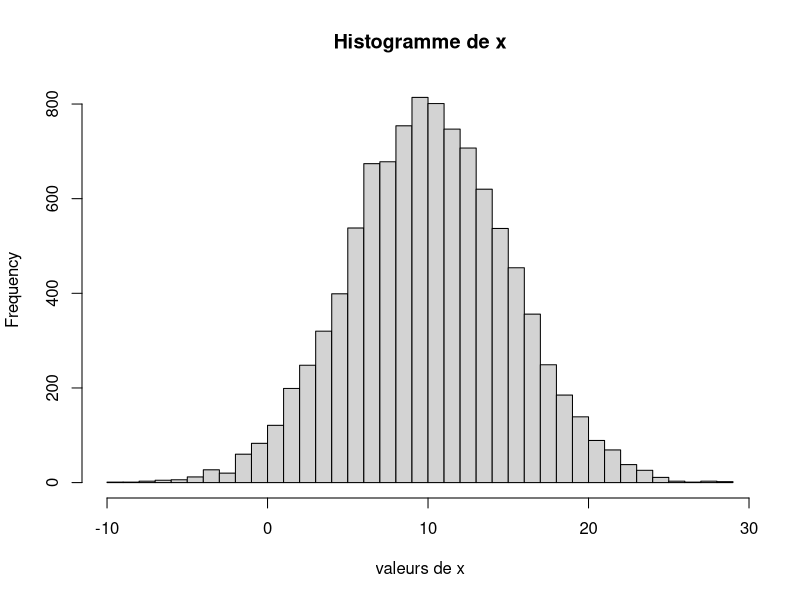

Recreate this plot in R. (Note: this script raises an error after producing the figure.)

##################################
# TP2 : Statistiques univariées
##################################





##################
#01 Statistiques univariées

# Génération de données synthétiques
x <-  rnorm(10000, 10,5)
hist(x, breaks=50, main="Histogramme de x", xlab="valeurs de x")

# Rappel: statistiques descriptives
summary(x)
quantile(x,seq(0.1,0.9,0.1))
mean(x)
sd(x)

###
# Exercice 1 : Calculer l'écart interquartile
quantile(x, 0.75) - quantile(x, 0.25)
IQ(x)


###
# Exercice 2 : Écrire une fonction qui calcule le mode d'une variable continue,
# prenant en argument un vecteur de valeurs, et un nombre d'intervalles qui discrétise son étendue. 


mode <- function(x, breaks = nclass.Sturges(x)) {
  h <- hist(x, breaks = breaks, plot = FALSE)
  mode_value <- h$mids[which.max(h$counts)]
  return(mode_value)
}






########################################
#02 Manipulation de dataframe avec le package dplyr

library(dplyr)


## Rappel : Enchainer les traitements avec les pipes
#`dplyr` utilise le pipe noté ` %>% ` pour enchainer deux traitements sur le même objet. 

valeurs <-  rnorm(10000,mean = 20, sd=1) #10000 échantillons dans une loi normale
summary(valeurs)
                
# arrondi puis moyenne                                                                                                                    
valeurs %>% round() %>% mean()
                                                                                                                                    
# écritures alternatives "classiques"
mean(round(valeurs))

arrondis <-  round(valeurs)
mean(arrondis)


## Rappel : Filtrage

# Filtrage d'un dataset selon une variable 
                                                                                                                                    
                                                                                                                                    
# `starwars` est un dataset sur les personnages de la franchise de films Star Wars. 
# (chargé automatiquement avec dplyr)                                                                                                                         
head(starwars) 

                                                                                                                                    
# Filtrage suivant une valeur numérique : height
filter(starwars, height < 100)

# Même chose en utilisant un pipe
starwars %>% filter(height < 100)

# Avec la syntaxe classique (garde les NAs, tandis que filter de dplyr les retire)                                                                                                                                   
starwars[starwars$height < 100,]


# Filtrage d'un dataset sur plusieurs variables
starwars %>% filter(height >= 180, species=="Human")
                                                                                                                                    
                                                                                                                       
## Exercice 3 :
# Déterminer quel est le plus grand personnage d'espèce humaine (variable `species`)
# dont le monde de résidence (variable `homeworld`) est Tatooine.
# indice : utiliser la fonction `slice_max` de dplyr.

starwars %>% filter(species == "Human", homeworld == "Tatooine") %>% slice_max(height, n=10)





## Regroupement 

#Pour regrouper selon des variables, on utilise la fonction`group_by`. 
starwars %>% group_by(homeworld)


## Agregéation
# Il est très courant d'opérer des agrégations juste après un regroupement avec summarise

starwars %>% filter(gender=="masculine") %>% 
          group_by(homeworld) %>% 
          summarise(mean_size=mean(height, na.rm=T))

                                                                                                                               
## Regroupement et agrégation multiples




## Exercice 4 : quel traitement effectue la commande ci-dessous ?
starwars %>% filter (height >150) %>% 
group_by(homeworld,species,) %>% 
summarize(nombre = n()) %>%  na.omit() %>% 
 arrange(-nombre) 
                                                                                                                                    
                                                                                                                                    
                                                                                                                                    
                                                                                                                                    
## Création de nouvelles variables agrégées
#La création de nouvelles variables se fait à l'aide de la fonction `mutate` de `dplyr`. 

starwars %>%  
          group_by(homeworld,species,) %>% 
          mutate( nombre = n(),
                  classe_taille= ifelse(height>140, "grand", "petit")
                  ) %>%  
          select(homeworld,species,nombre,classe_taille)



                                                                                                                                    
## Exercice 5: Calculer la masse moyenne des personnages par planète

starwars %>%
        group_by(homeworld) %>%
        summarise(avg_mass = mean(mass, na.rm = T)) %>%
        select(homeworld, avg_mass)

 





## Sélectionner des colonnes

# Sélection par nom 
 starwars %>% select(name, homeworld)

 

#On peut également retirer des variables en les préfixant par un signe moins `-`
names(starwars)
starwars %>% select(-films, -starships, - birth_year,-sex,-gender,-vehicles)


# Selection par pattern
starwars %>% select(name, matches("color"))


# Sélection par type
starwars %>% select(where(is.numeric))
starwars %>% select(where(is.character))
                                                                        
              

                                                                        
## Fonctions pratiques diverses 

# "top or bottom n"  par variable
starwars %>% slice_min(order_by = height, n=5)

 
# Enlever des doublons avec "distinct()"
doublons <- starwars %>% select(homeworld, species) # creation de doublons
doublons
doublons %>%  distinct()
                                                                                      
                                                                                      
                                                                                      
